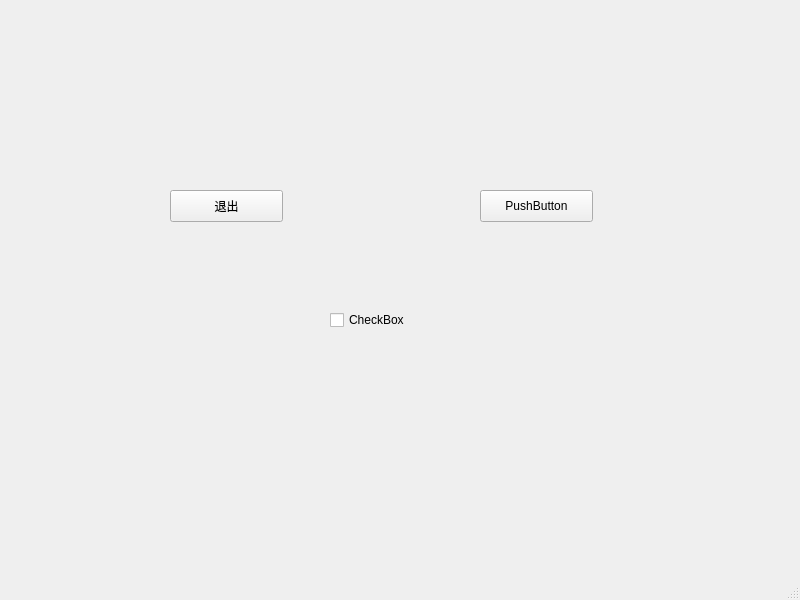
<?xml version="1.0" encoding="UTF-8"?>
<ui version="4.0">
 <class>MainWindow</class>
 <widget class="QMainWindow" name="MainWindow">
  <property name="geometry">
   <rect>
    <x>0</x>
    <y>0</y>
    <width>800</width>
    <height>600</height>
   </rect>
  </property>
  <property name="windowTitle">
   <string>MainWindow</string>
  </property>
  <widget class="QWidget" name="centralwidget">
   <widget class="QPushButton" name="pushButton">
    <property name="geometry">
     <rect>
      <x>170</x>
      <y>190</y>
      <width>113</width>
      <height>32</height>
     </rect>
    </property>
    <property name="text">
     <string>退出</string>
    </property>
   </widget>
   <widget class="QPushButton" name="pushButton_2">
    <property name="geometry">
     <rect>
      <x>480</x>
      <y>190</y>
      <width>113</width>
      <height>32</height>
     </rect>
    </property>
    <property name="text">
     <string>PushButton</string>
    </property>
   </widget>
   <widget class="QCheckBox" name="checkBox">
    <property name="geometry">
     <rect>
      <x>330</x>
      <y>310</y>
      <width>86</width>
      <height>20</height>
     </rect>
    </property>
    <property name="text">
     <string>CheckBox</string>
    </property>
   </widget>
  </widget>
  <widget class="QMenuBar" name="menubar">
   <property name="geometry">
    <rect>
     <x>0</x>
     <y>0</y>
     <width>800</width>
     <height>24</height>
    </rect>
   </property>
  </widget>
  <widget class="QStatusBar" name="statusbar"/>
 </widget>
 <resources/>
 <connections>
  <connection>
   <sender>pushButton</sender>
   <signal>clicked()</signal>
   <receiver>MainWindow</receiver>
   <slot>close()</slot>
   <hints>
    <hint type="sourcelabel">
     <x>232</x>
     <y>229</y>
    </hint>
    <hint type="destinationlabel">
     <x>208</x>
     <y>293</y>
    </hint>
   </hints>
  </connection>
 </connections>
</ui>
